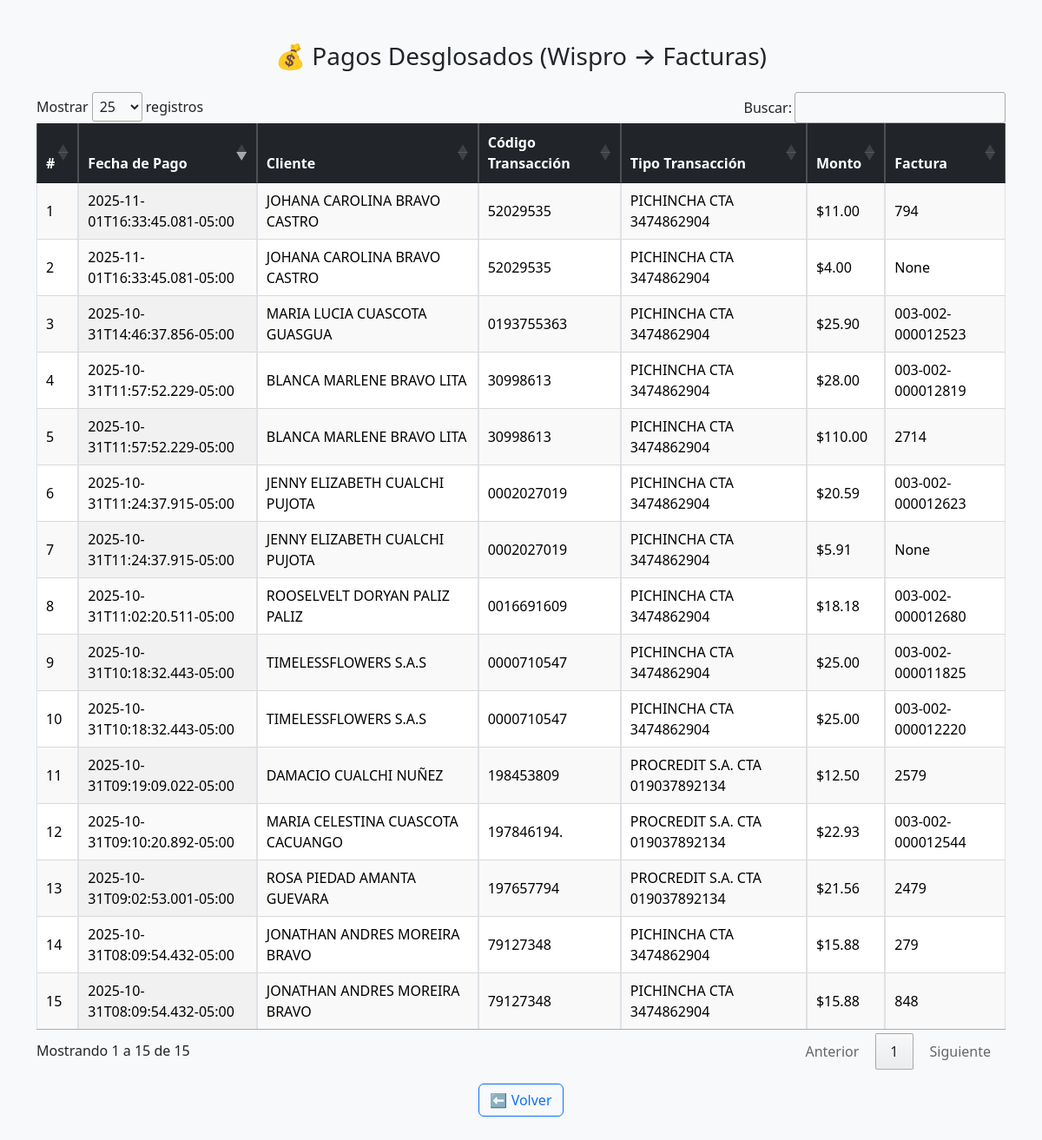
The page /desgloses (signed in) on the database its author committed.
### tables this page shows
CREATE TABLE desglose_pagos (
        id INTEGER PRIMARY KEY AUTOINCREMENT,
        updated_at TEXT,
        client_name TEXT,
        transaction_code TEXT,
        transaction_kind TEXT,
        transaccion_amount REAL,
        transaccion_invoice_number TEXT,
        documentos_asociados INTEGER,
        color TEXT
    );

### routes_modulo.py (the view)
@bp.route('/desgloses')
def desgloses():
    rows = wispro_desglose.listar_desglose_para_tabla()
    return render_template('pagos_desglose.html', rows=rows)

### app.py (called while the page is built)
@app.before_request
def proteger_rutas():
    rutas_publicas = ["/login", "/logout", "/static", "/favicon.ico"]
    if any(request.path.startswith(r) for r in rutas_publicas):
        return None
    if session.get("user_id") and request.path == "/login":
        return redirect(url_for("rutas.home"))
    if not session.get("user_id"):
        return redirect(url_for("login"))

### core/wispro_desglose.py (called while the page is built)
def _conn():
    return sqlite3.connect(DB_PATH)

def listar_desglose_para_tabla():
    con = _conn()
    cur = con.cursor()
    cur.execute("""
        SELECT
            id,
            updated_at,
            client_name,
            transaction_code,
            transaction_kind,
            transaccion_amount,
            transaccion_invoice_number,
            documentos_asociados,
            color
        FROM desglose_pagos
        ORDER BY datetime(updated_at) DESC
    """)
    rows = cur.fetchall()
    con.close()
    return rows

### templates/pagos_desglose.html (shortened to what this page needs)
<!doctype html>
<html lang="es">
<head>
  <link rel="stylesheet" href="https://cdn.jsdelivr.net/npm/bootstrap@5.3.3/dist/css/bootstrap.min.css">
  <link rel="stylesheet" href="https://cdn.datatables.net/1.13.8/css/jquery.dataTables.min.css">
</head>
<body class="bg-light">
  <div class="container py-5">
    <h3 class="text-center mb-4">💰 Pagos Desglosados (Wispro → Facturas)</h3>
    <table id="tabla" class="display table table-bordered align-middle" style="width:100%">
      <thead class="table-dark text-center">
        <tr>
          <th>#</th>
          <th>Fecha de Pago</th>
          <th>Cliente</th>
          <th>Código Transacción</th>
          <th>Tipo Transacción</th>
          <th>Monto</th>
          <th>Factura</th>
        </tr>
      </thead>
      <tbody>
        {% for r in rows %}
        <tr class="{% if r[7] == 1 %}verde{% else %}azul{% endif %}">
          <td>{{ loop.index }}</td>
          <td>{{ r[1] }}</td>
          <td>{{ r[2] }}</td>
          <td>{{ r[3] }}</td>
          <td>{{ r[4] }}</td>
          <td>${{ "%.2f"|format(r[5]) }}</td>
          <td>{{ r[6] }}</td>
        </tr>
        {% endfor %}
      </tbody>
    </table>
    <div class="text-center mt-3">
      <a class="btn btn-outline-primary" href="/">⬅️ Volver</a>
    </div>
  </div>
</body>
</html>

### templates/pagos_desglose.html (style rules this page uses)
.verde { background-color: #c6efce !important; }
.azul { background-color: #cfe2ff !important; }

### rows shown on the page
desglose_pagos: updated_at "2025-11-01T16:33:45.081-05:00", client_name "JOHANA CAROLINA BRAVO CASTRO", transaction_code "52029535", transaction_kind "PICHINCHA CTA 3474862904", transaccion_amount "11.00", transaccion_invoice_number "794"
desglose_pagos: updated_at "2025-11-01T16:33:45.081-05:00", client_name "JOHANA CAROLINA BRAVO CASTRO", transaction_code "52029535", transaction_kind "PICHINCHA CTA 3474862904", transaccion_amount "4.00", r "None"
desglose_pagos: updated_at "2025-10-31T14:46:37.856-05:00", client_name "MARIA LUCIA CUASCOTA GUASGUA", transaction_code "0193755363", transaction_kind "PICHINCHA CTA 3474862904", transaccion_amount "25.90", transaccion_invoice_number "003-002-000012523"
desglose_pagos: updated_at "2025-10-31T11:57:52.229-05:00", client_name "BLANCA MARLENE BRAVO LITA", transaction_code "30998613", transaction_kind "PICHINCHA CTA 3474862904", transaccion_amount "28.00", transaccion_invoice_number "003-002-000012819"
desglose_pagos: updated_at "2025-10-31T11:57:52.229-05:00", client_name "BLANCA MARLENE BRAVO LITA", transaction_code "30998613", transaction_kind "PICHINCHA CTA 3474862904", transaccion_amount "110.00", transaccion_invoice_number "2714"
desglose_pagos: updated_at "2025-10-31T11:24:37.915-05:00", client_name "JENNY ELIZABETH CUALCHI PUJOTA", transaction_code "0002027019", transaction_kind "PICHINCHA CTA 3474862904", transaccion_amount "20.59", transaccion_invoice_number "003-002-000012623"
desglose_pagos: updated_at "2025-10-31T11:24:37.915-05:00", client_name "JENNY ELIZABETH CUALCHI PUJOTA", transaction_code "0002027019", transaction_kind "PICHINCHA CTA 3474862904", transaccion_amount "5.91", r "None"
desglose_pagos: updated_at "2025-10-31T11:02:20.511-05:00", client_name "ROOSELVELT DORYAN PALIZ PALIZ", transaction_code "0016691609", transaction_kind "PICHINCHA CTA 3474862904", transaccion_amount "18.18", transaccion_invoice_number "003-002-000012680"
desglose_pagos: updated_at "2025-10-31T10:18:32.443-05:00", client_name "TIMELESSFLOWERS S.A.S", transaction_code "0000710547", transaction_kind "PICHINCHA CTA 3474862904", transaccion_amount "25.00", transaccion_invoice_number "003-002-000011825"
desglose_pagos: updated_at "2025-10-31T10:18:32.443-05:00", client_name "TIMELESSFLOWERS S.A.S", transaction_code "0000710547", transaction_kind "PICHINCHA CTA 3474862904", transaccion_amount "25.00", transaccion_invoice_number "003-002-000012220"
desglose_pagos: updated_at "2025-10-31T09:19:09.022-05:00", client_name "DAMACIO CUALCHI NUÑEZ", transaction_code "198453809", transaction_kind "PROCREDIT S.A. CTA 019037892134", transaccion_amount "12.50", transaccion_invoice_number "2579"
desglose_pagos: updated_at "2025-10-31T09:10:20.892-05:00", client_name "MARIA CELESTINA CUASCOTA CACUANGO", transaction_code "197846194.", transaction_kind "PROCREDIT S.A. CTA 019037892134", transaccion_amount "22.93", transaccion_invoice_number "003-002-000012544"
desglose_pagos: updated_at "2025-10-31T09:02:53.001-05:00", client_name "ROSA PIEDAD AMANTA GUEVARA", transaction_code "197657794", transaction_kind "PROCREDIT S.A. CTA 019037892134", transaccion_amount "21.56", transaccion_invoice_number "2479"
desglose_pagos: updated_at "2025-10-31T08:09:54.432-05:00", client_name "JONATHAN ANDRES MOREIRA BRAVO", transaction_code "79127348", transaction_kind "PICHINCHA CTA 3474862904", transaccion_amount "15.88", transaccion_invoice_number "279"
desglose_pagos: updated_at "2025-10-31T08:09:54.432-05:00", client_name "JONATHAN ANDRES MOREIRA BRAVO", transaction_code "79127348", transaction_kind "PICHINCHA CTA 3474862904", transaccion_amount "15.88", transaccion_invoice_number "848"
